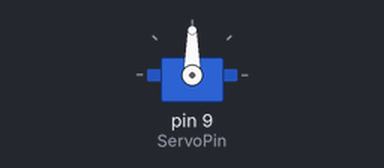
A sketch run on a simulated Arduino Uno, built with avr-gcc and run on an emulated ATmega328P. On the bench: servo.

Above: at 0.05 s.
Timing chart, 0 to 4.6 s (numbered marks = the images above):
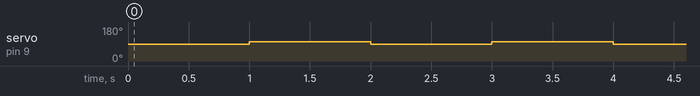

The sketch:

servo_test.ino
```cpp
#include <Servo.h>
#define ServoPin 9
#define ServoPulse_Min 600
#define ServoPulse_Max 2400
Servo Actuator;

void setup() {
  // put your setup code here, to run once:
  Actuator.attach(ServoPin, ServoPulse_Min, ServoPulse_Max);
}

void loop() {
  // put your main code here, to run repeatedly:
  Actuator.writeMicroseconds(1500);
  delay(1000);
  Actuator.writeMicroseconds(1615);
  delay(1000);
}
```

Measured:
- by itself, servo on pin 9 (ServoPin): alternates 102° for 1.0 s and 90° for 1.0 s
